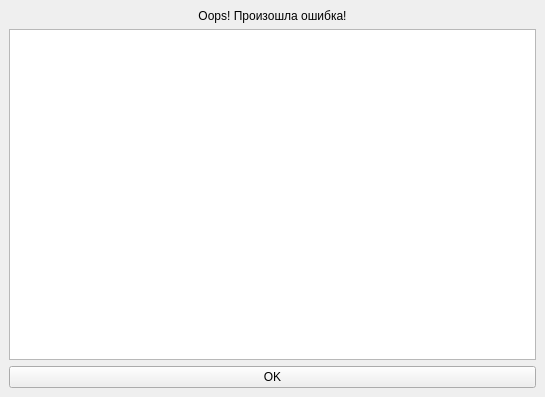
<?xml version="1.0" encoding="UTF-8"?>
<ui version="4.0">
 <class>MainWindow</class>
 <widget class="QMainWindow" name="MainWindow">
  <property name="geometry">
   <rect>
    <x>0</x>
    <y>0</y>
    <width>545</width>
    <height>397</height>
   </rect>
  </property>
  <property name="windowTitle">
   <string>MainWindow</string>
  </property>
  <widget class="QWidget" name="centralwidget">
   <layout class="QVBoxLayout" name="verticalLayout">
    <item>
     <widget class="QLabel" name="label">
      <property name="styleSheet">
       <string notr="true">font: 12pt &quot;Times New Roman&quot;;</string>
      </property>
      <property name="text">
       <string>Oops! Произошла ошибка!</string>
      </property>
      <property name="alignment">
       <set>Qt::AlignCenter</set>
      </property>
     </widget>
    </item>
    <item>
     <widget class="QPlainTextEdit" name="plainTextEdit_5">
      <property name="readOnly">
       <bool>true</bool>
      </property>
     </widget>
    </item>
    <item>
     <widget class="QPushButton" name="pushButton">
      <property name="styleSheet">
       <string notr="true">font: 12pt &quot;Times New Roman&quot;;</string>
      </property>
      <property name="text">
       <string>OK</string>
      </property>
     </widget>
    </item>
   </layout>
  </widget>
 </widget>
 <resources/>
 <connections/>
</ui>
